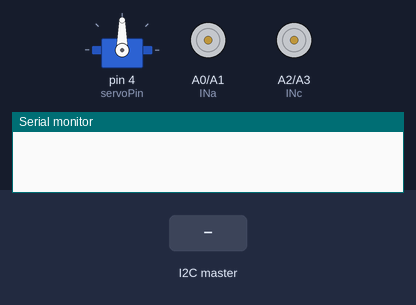
The sketch below on a simulated Arduino Nano, built with avr-gcc and run on an emulated ATmega328P. On the bench: servo, motor-driver pin pairs drawn as motors (green arrow = first pin HIGH = forward, orange = second pin HIGH = backward, longer = more drive, scaled by the enable pin), the last lines printed to the serial monitor. The test bench sets the inputs (shaded band).

Above: at 1.2 s.
1.3 s: the I2C master sends "c"
At 2.3 s:
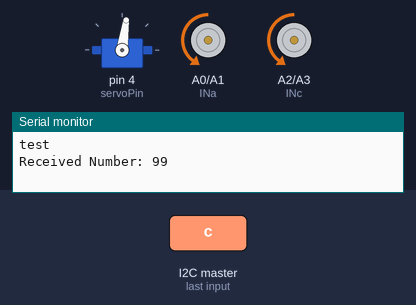
2.8 s: the I2C master sends the byte 1
At 3.4 s:
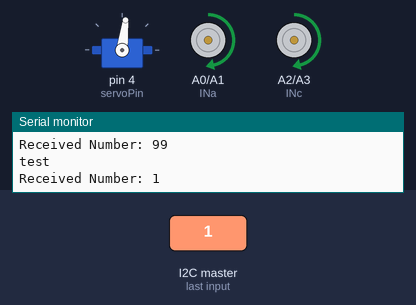
4.3 s: the I2C master sends the byte 90
At 4.6 s:
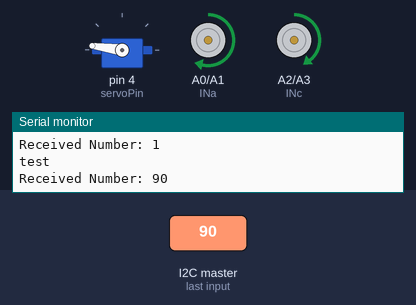
5.8 s: the I2C master sends the byte 200
At 6.9 s:
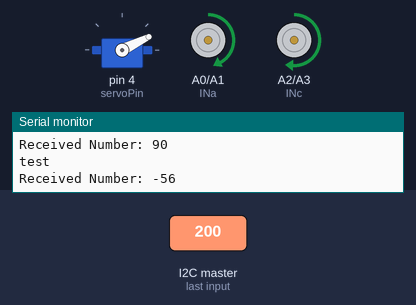
Timing chart, 0 to 8.3 s (numbered marks = the images above; inputs shaded):
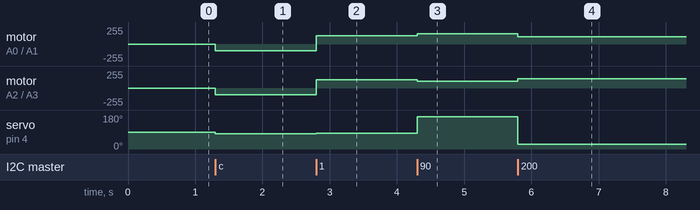

Measured:
- after the input at 1.3 s, motor on A0 (INa) / A1 (INb), motor on A2 (INc) / A3 (INd): stopped → backward 100/255 at once; servo on pin 4 (servoPin): 90° → 82° at once
- after the input at 2.8 s, motor on A0 (INa) / A1 (INb): backward 100/255 → forward 125/255 at once; motor on A2 (INc) / A3 (INd): backward 100/255 → forward 124/255 at once; servo on pin 4 (servoPin): 82° → 83° at once
- after the input at 4.3 s, motor on A0 (INa) / A1 (INb): forward 125/255 → forward 152/255 at once; motor on A2 (INc) / A3 (INd): forward 124/255 → forward 98/255 at once; servo on pin 4 (servoPin): 83° → 172° at once
- after the input at 5.8 s, motor on A0 (INa) / A1 (INb): forward 152/255 → forward 108/255 at once; motor on A2 (INc) / A3 (INd): forward 98/255 → forward 141/255 at once; servo on pin 4 (servoPin): 172° → 26° at once

The sketch:

CV_line_following_Nano_code.ino
```cpp
#include <Wire.h>
#include <Servo.h>

 int leftMotor_speed, rightMotor_speed, servoAngle;
 float k=0;
 int centreAngle=82;
 int baseSpeed=125;

 Servo myservo;        // create servo object to control a servo
#define enA 5   // EnableA command line - should be a PWM pin
#define enB 6   // EnableB command line - should be a PWM pin
#define servoPin 4


// name the motor control pins - replace the ** with your pin number, digital pins do not need the 'D' prefix whereas analogue pins need the 'A' prefix
#define INa A0  // Channel A direction
#define INb A1  // Channel A direction
#define INc A2  // Channel B direction
#define INd A3  // Channel B direction

void setup() {
  Serial.begin(9600);// open the serial port at 9600 bps:
  Wire.begin(0x07); //Set Arduino up as an I2C slave at address 0x07
  //Wire.onRequest(requestEvent); //Prepare to send data
  Wire.onReceive(receiveEvent); //Prepare to recieve data
    myservo.attach(servoPin);  // attach our servo object to pin D4
  // the Servo library takes care of defining the PinMode declaration (libraries/Servo/src/avr/Servo.cpp line 240)

  // configure the motor control pins as outputs
  pinMode(INa, OUTPUT);
  pinMode(INb, OUTPUT);
  pinMode(INc, OUTPUT);
  pinMode(INd, OUTPUT);
  pinMode(enA, OUTPUT);
  pinMode(enB, OUTPUT);

}

void loop() {


}
/*
void requestEvent()
{
  unsigned char char_ar[16] = "Hi Raspberry Pi"; //Create String
  Wire.write(char_ar,16); //Write String to Pi.
}
*/

void receiveEvent(int numBytes){
  //Set Up Vars
  Serial.println("test");
  int receive_int=0;

  int count=0;

  //We'll recieve one byte at a time. Stop when none left
  while(Wire.available())
  {
    char c = Wire.read();    // receive a byte as character
    //Create Int from the Byte Array
    receive_int = c << (8 * count) | receive_int;
    count++;
  }
  //Print the Int out.
  Serial.print("Received Number: ");
  Serial.println(receive_int);

  if (receive_int==99)
  {
    // GET THIS TO STOP (USE FOR OR DELAY OR SMN)
  leftMotor_speed=-100;
  rightMotor_speed=-100;
  servoAngle=82;
  }
 else{
  servoAngle=centreAngle+receive_int;
  float k=0.3;
  leftMotor_speed=baseSpeed+(k*receive_int);
  rightMotor_speed=baseSpeed-(k*receive_int);
 }


  analogWrite(enA, abs(leftMotor_speed));
  analogWrite(enB, abs(rightMotor_speed));
  myservo.write(servoAngle);
  if (leftMotor_speed < 0) {
    digitalWrite(INa, LOW);
    digitalWrite(INb, HIGH);
  }
  // else, run the motor forwards
  else {
    digitalWrite(INa, HIGH);
    digitalWrite(INb, LOW);
  }

  // if the speed value is negative, run the motor backwards
  if (rightMotor_speed < 0) {
    digitalWrite(INc, LOW);
    digitalWrite(INd, HIGH);
  }
  // else run the motor forwards
  else {
    digitalWrite(INc, HIGH);
    digitalWrite(INd, LOW);
  }

}
```
